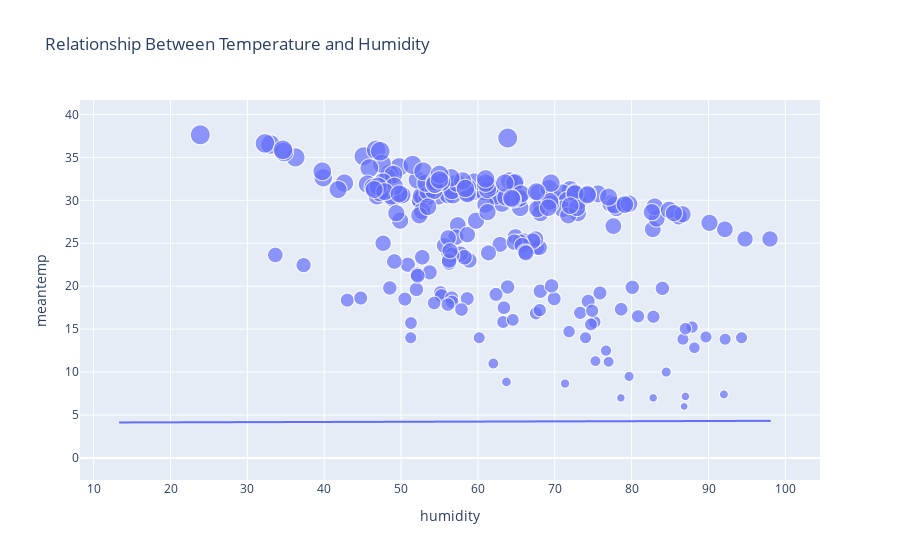

Here is the notebook cell this chart was saved with:
### Code cell
figure = px.scatter(data_frame = data, x="humidity",
                    y="meantemp", size="meantemp", 
                    trendline="ols", 
                    title = "Relationship Between Temperature and Humidity")
figure.show()

### Figure 1 — Plotly figure (JSON) as saved in the notebook; plotly's stock layout.template omitted (floating-point values rounded to 4 significant figures; data arrays with more than 128 entries replaced by an {"elided": "..."} marker saying what was removed)
{"data": [{"hovertemplate": "humidity=%{x}<br>meantemp=%{marker.size}<extra></extra>", "legendgroup": "", "marker": {"color": "#636efa", "size": {"elided": "1461 float values"}, "sizemode": "area", "sizeref": 0.09406, "symbol": "circle"}, "mode": "markers", "name": "", "showlegend": false, "type": "scattergl", "x": {"elided": "1461 float values"}, "xaxis": "x", "y": {"elided": "1461 float values"}, "yaxis": "y"}, {"hovertemplate": "<b>OLS trendline</b><br>meantemp = 0.00222099 * humidity + 4.10851<br>R<sup>2</sup>=0.000014<br><br>humidity=%{x}<br>meantemp=%{y} <b>(trend)</b><extra></extra>", "legendgroup": "", "marker": {"color": "#636efa", "symbol": "circle"}, "mode": "lines", "name": "", "showlegend": false, "type": "scattergl", "x": {"elided": "1461 float values"}, "xaxis": "x", "y": {"elided": "1461 float values"}, "yaxis": "y"}], "layout": {"legend": {"itemsizing": "constant", "tracegroupgap": 0}, "title": {"text": "Relationship Between Temperature and Humidity"}, "xaxis": {"anchor": "y", "domain": [0, 1], "title": {"text": "humidity"}}, "yaxis": {"anchor": "x", "domain": [0, 1], "title": {"text": "meantemp"}}}}
